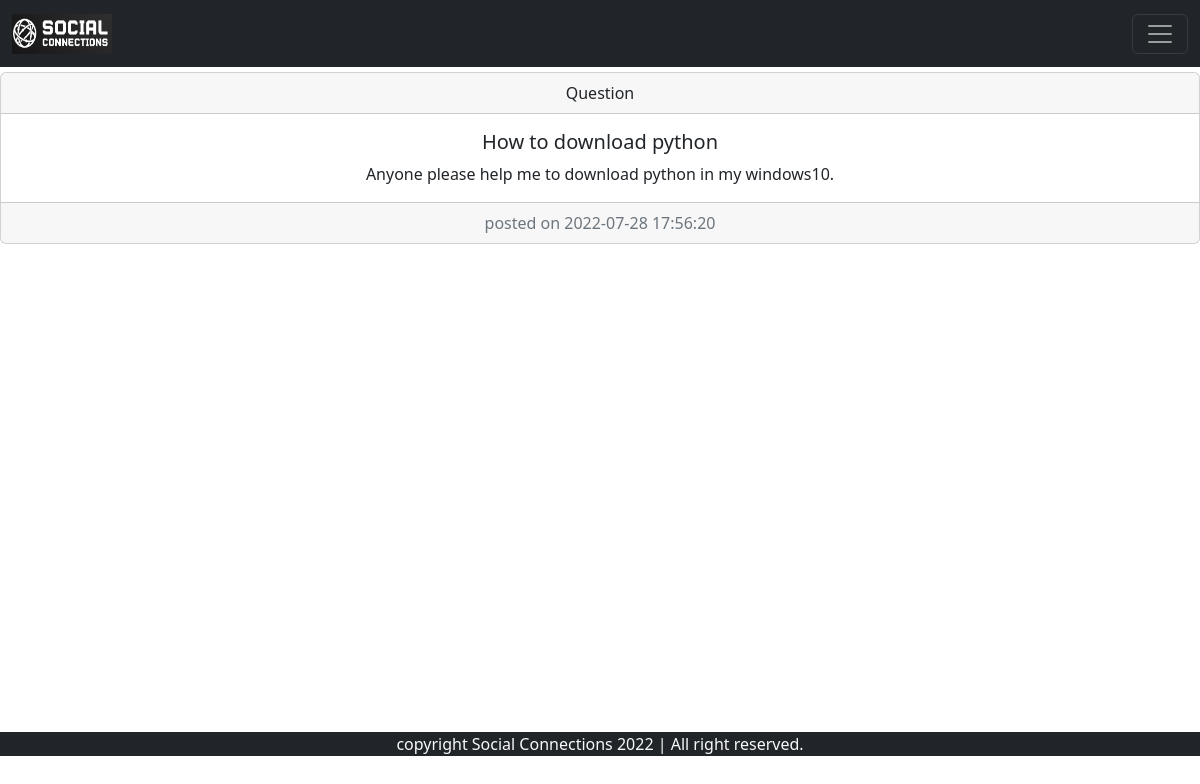
The page /que.php?thread_id=2 on the database its author committed.
### tables this page shows
CREATE TABLE `thread` (
  `thread_id` int(12) NOT NULL,
  `subject` varchar(100) NOT NULL,
  `sub_des` text NOT NULL,
  `user_id` int(12) NOT NULL,
  `cat_id` varchar(12) NOT NULL,
  `time` datetime NOT NULL DEFAULT current_timestamp()
);

### que.php (the view, shortened to what this page needs)
<?php
include "partials/navbar.php";
?>
<!doctype html>
<html lang="en">
<head>
<link href="https://cdn.jsdelivr.net/npm/bootstrap@5.2.0/dist/css/bootstrap.min.css" rel="stylesheet">
</head>
<body>
<br></br><br>
<?php
 include "partials/_connect.php";
$thread_id = $_GET['thread_id'];
$sqlnew = "SELECT * FROM `thread` WHERE thread_id = $thread_id";
$resultnew = mysqli_query($conn, $sqlnew);
$rownew = mysqli_fetch_assoc($resultnew);
echo ' <div class="card text-center">
 <div class="card-header"> Question </div>
 <div class="card-body">
 <h5 class="card-title">'.$rownew['subject'].'</h5>
 <p class="card-text">'.$rownew['sub_des'].'.</p>
 </div> <div class="card-footer text-muted"> posted on '.$rownew['time'].' </div> </div>
  ';
?>
<div style="min-height:13rem;">
</div>
</body>
</html>
<?php
include "partials/footer.php";
?>

### rows shown on the page
thread: subject "How to download python", sub_des "Anyone please help me to download python in my windows10", time "2022-07-28 17:56:20"
